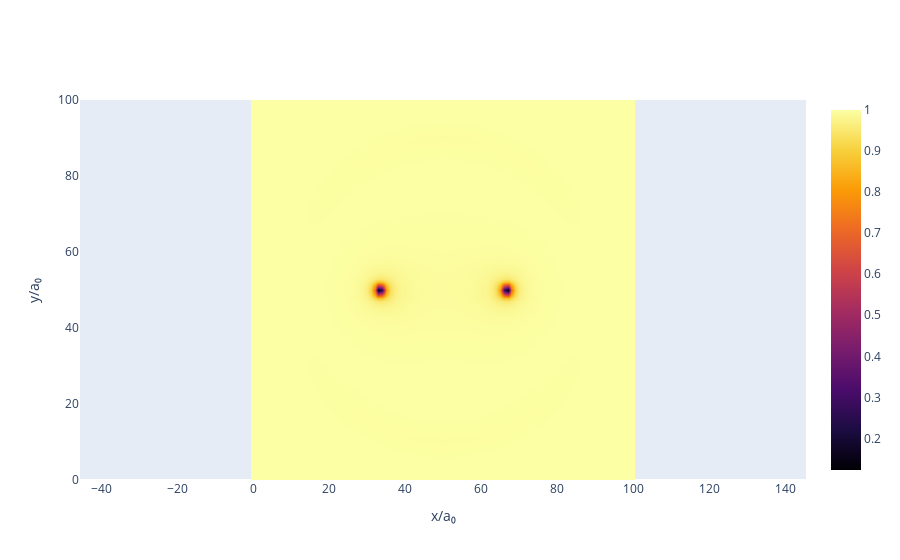

Notebook cell for this chart:
### Markdown cell above
We now want to look at how to initialise and track topological defects (vortices) in the bec. We can insert a vortex dipole by running the function conf_insert_vortex_dipole(self, dipole_vector=None, dipole_position=None). If the parameters dipole_vector and dipole_position is not given the dipole is put in the midle of the domain. After this one should relax the system with evolve_relax(...) to get the right core structure.

### Code cell
### task 4: initialise a dipole at your favoritt position and relax the system for 10 timesteps. Plot the absolute 
# value of psi

bec.conf_insert_vortex_dipole( )

bec.evolve_relax( 10) 

bec.plot_field(np.abs(bec.psi)**2,cmap_symmetric=False,colormap = 'inferno' )

### Figure 1 — Plotly figure (JSON) as saved in the notebook; plotly's stock layout.template omitted (floating-point values rounded to 4 significant figures; data arrays with more than 128 entries replaced by an {"elided": "..."} marker saying what was removed)
{"data": [{"colorscale": [[0, "#000004"], [0.1111, "#1b0c41"], [0.2222, "#4a0c6b"], [0.3333, "#781c6d"], [0.4444, "#a52c60"], [0.5556, "#cf4446"], [0.6667, "#ed6925"], [0.7778, "#fb9b06"], [0.8889, "#f7d13d"], [1, "#fcffa4"]], "hovertemplate": "x: %{x:.2f} a₀<br>y: %{y:.2f} a₀<br> field: %{z:.2f}", "name": "", "type": "heatmap", "x": {"elided": "10201 int values"}, "y": {"elided": "10201 int values"}, "z": {"elided": "10201 float values"}, "zmax": 1.0, "zmin": 0.123, "zsmooth": "best"}], "layout": {"xaxis": {"range": [0, 100], "showgrid": false, "title": {"text": "x/a₀"}}, "yaxis": {"range": [0, 100], "scaleanchor": "x", "scaleratio": 1, "showgrid": false, "title": {"text": "y/a₀"}}}}
